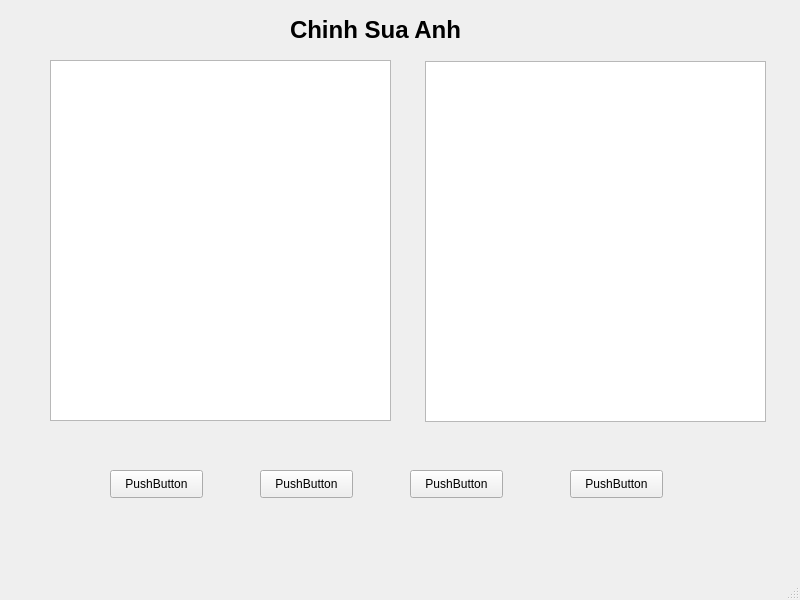
<?xml version="1.0" encoding="UTF-8"?>
<ui version="4.0">
 <class>MainWindow</class>
 <widget class="QMainWindow" name="MainWindow">
  <property name="geometry">
   <rect>
    <x>0</x>
    <y>0</y>
    <width>800</width>
    <height>600</height>
   </rect>
  </property>
  <property name="windowTitle">
   <string>MainWindow</string>
  </property>
  <property name="move" stdset="0">
   <string/>
  </property>
  <widget class="QWidget" name="centralwidget">
   <widget class="QGraphicsView" name="gtView">
    <property name="geometry">
     <rect>
      <x>50</x>
      <y>60</y>
      <width>341</width>
      <height>361</height>
     </rect>
    </property>
   </widget>
   <widget class="QPushButton" name="pushButton">
    <property name="geometry">
     <rect>
      <x>110</x>
      <y>470</y>
      <width>93</width>
      <height>28</height>
     </rect>
    </property>
    <property name="text">
     <string>PushButton</string>
    </property>
   </widget>
   <widget class="QPushButton" name="pushButton_2">
    <property name="geometry">
     <rect>
      <x>260</x>
      <y>470</y>
      <width>93</width>
      <height>28</height>
     </rect>
    </property>
    <property name="text">
     <string>PushButton</string>
    </property>
   </widget>
   <widget class="QPushButton" name="pushButton_3">
    <property name="geometry">
     <rect>
      <x>410</x>
      <y>470</y>
      <width>93</width>
      <height>28</height>
     </rect>
    </property>
    <property name="text">
     <string>PushButton</string>
    </property>
   </widget>
   <widget class="QPushButton" name="pushButton_4">
    <property name="geometry">
     <rect>
      <x>570</x>
      <y>470</y>
      <width>93</width>
      <height>28</height>
     </rect>
    </property>
    <property name="text">
     <string>PushButton</string>
    </property>
   </widget>
   <widget class="QGraphicsView" name="graphicsView">
    <property name="geometry">
     <rect>
      <x>425</x>
      <y>61</y>
      <width>341</width>
      <height>361</height>
     </rect>
    </property>
   </widget>
   <widget class="QLabel" name="label">
    <property name="enabled">
     <bool>true</bool>
    </property>
    <property name="geometry">
     <rect>
      <x>290</x>
      <y>10</y>
      <width>221</width>
      <height>41</height>
     </rect>
    </property>
    <property name="font">
     <font>
      <pointsize>18</pointsize>
      <weight>75</weight>
      <bold>true</bold>
     </font>
    </property>
    <property name="focusPolicy">
     <enum>Qt::TabFocus</enum>
    </property>
    <property name="layoutDirection">
     <enum>Qt::LeftToRight</enum>
    </property>
    <property name="text">
     <string>Chinh Sua Anh</string>
    </property>
   </widget>
   <zorder>gtView</zorder>
   <zorder>pushButton_2</zorder>
   <zorder>pushButton_3</zorder>
   <zorder>pushButton_4</zorder>
   <zorder>pushButton</zorder>
   <zorder>graphicsView</zorder>
   <zorder>label</zorder>
  </widget>
  <widget class="QMenuBar" name="menubar">
   <property name="geometry">
    <rect>
     <x>0</x>
     <y>0</y>
     <width>800</width>
     <height>26</height>
    </rect>
   </property>
  </widget>
  <widget class="QStatusBar" name="statusbar"/>
 </widget>
 <resources/>
 <connections/>
</ui>
